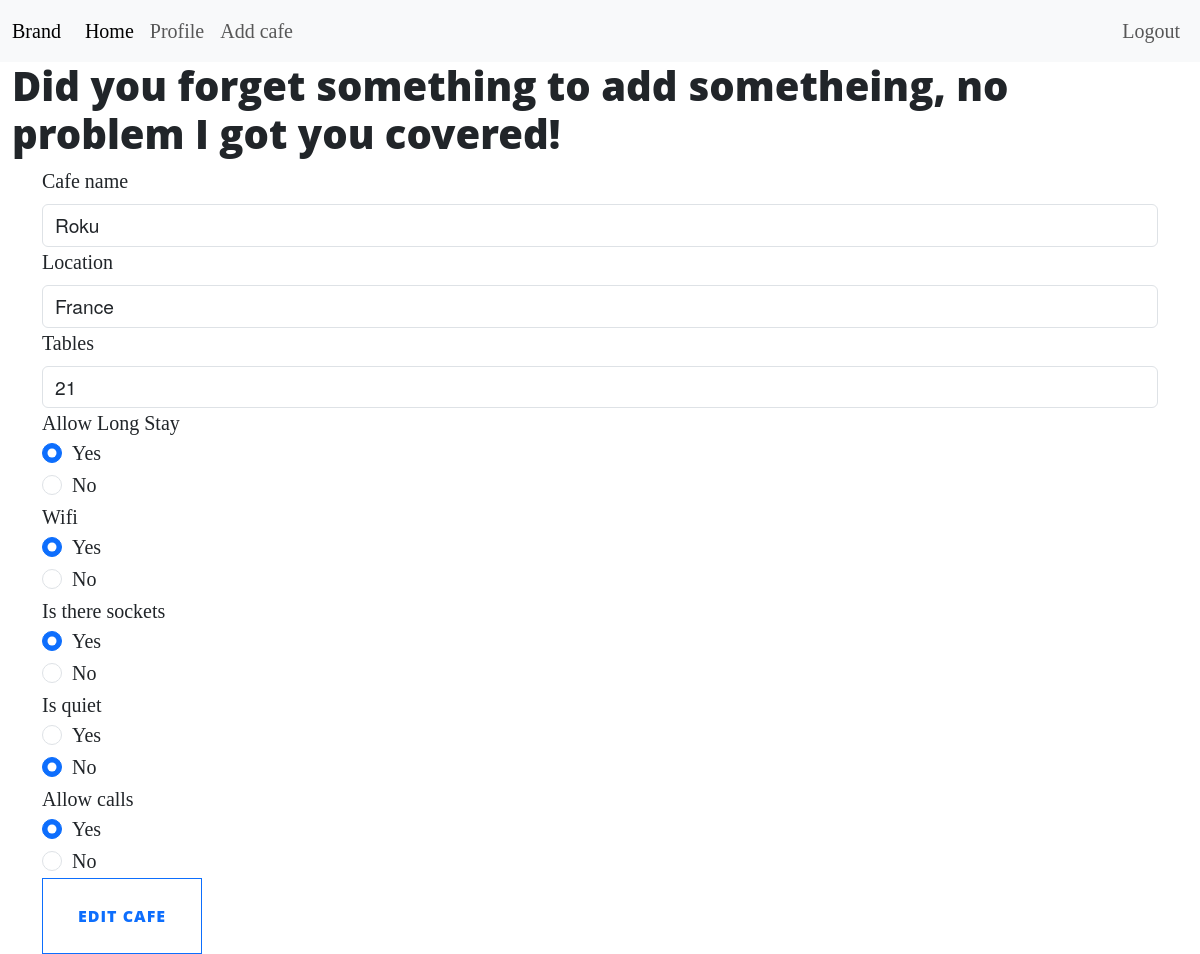
Page /edit-cafe/1 (signed in) on the committed database.
### project/models/cafe.py (models this page shows, shortened)
class Cafe(db.Model, UserMixin):
    __tablename__ = "cafes"
    id = db.Column(db.Integer, primary_key=True)
    name = db.Column(db.String(100), nullable=False)
    location = db.Column(db.String(100), nullable=False)
    tables_quantity = db.Column(db.String(100), nullable=False)
    long_stay = db.Column(db.String(3), nullable=False)
    has_wifi = db.Column(db.String(3), nullable=False)
    has_sockets = db.Column(db.String(3), nullable=False)
    is_quiet = db.Column(db.String(3), nullable=False)
    is_allow_calls = db.Column(db.String(3), nullable=False)
    creator_id = db.Column(db.Integer, db.ForeignKey("users.id"))
    comments = db.relationship("Comment", backref="cafes", lazy=True)

### project/routes/cafe_view.py (the view, shortened to what this page needs)
@cafe.route("/edit-cafe/<int:id>", methods=["GET", "POST"])
@login_required
def edit_cafe(id):
    cafe = db.session.execute(db.select(Cafe).where(Cafe.id == id)).scalar()
    edit_form = EditCafeForm(
        name=cafe.name,
        location=cafe.location,
        tables_quantity=cafe.tables_quantity,
        long_stay=cafe.long_stay,
        wifi=cafe.has_wifi,
        sockets=cafe.has_sockets,
        quiet=cafe.is_quiet,
        calls=cafe.is_allow_calls,
    )
    return render_template("edit.html", form=edit_form, cafe=cafe)

### project/forms.py
class EditCafeForm(FlaskForm):
    name = StringField("Cafe name", validators=[DataRequired()])
    location = StringField("Location", validators=[DataRequired()])
    tables_quantity = IntegerField("Tables", validators=[DataRequired()])
    long_stay = RadioField("Allow Long Stay", validators=[DataRequired()], choices=["Yes", "No"])
    wifi = RadioField("Wifi", validators=[DataRequired()], choices=["Yes", "No"])
    sockets = RadioField("Is there sockets", validators=[DataRequired()], choices=["Yes", "No"])
    quiet = RadioField("Is quiet", validators=[DataRequired()], choices=["Yes", "No"])
    calls = RadioField("Allow calls", validators=[DataRequired()], choices=["Yes", "No"])
    submit = SubmitField("Edit cafe")

### project/routes/user_view.py (called while the page is built)
@login_manager.user_loader
def load_user(user_id):
    return db.session.execute(db.select(User).where(User.id == int(user_id))).scalar()

### project/templates/cafe/edit.html (shortened to what this page needs)
{% extends 'base.html'  %}
{% block content %}
<h1>Did you forget something to add sometheing, no problem I got you covered!</h1>
<div class="container">
	<form action="{{ url_for('cafe.edit_cafe', id=cafe.id) }}" method="post" novalidate>
		<div class="form-group">
			{{ form.name.label(class="form-label") }}
			{{ form.name(class="form-control") }}
		</div>
		<div class="form-group">
			{{ form.location.label(class="form-label") }}
			{{ form.location(class="form-control") }}
		</div>
		<div class="form-group">
			{{ form.tables_quantity.label(class="form-label") }}
			{{ form.tables_quantity(class="form-control") }}
		</div>
		<div class="">
			{{ form.long_stay.label }}
			{% for subfield in form.long_stay %}
			<div class="form-check">
				{{ subfield.label(class="form-check-label") }}
				{{ subfield(class="form-check-input") }}
			</div>
			{% endfor %}
		</div>
		<div class="">
			{{ form.wifi.label }}
			{% for subfield in form.wifi %}
			<div class="form-check">
				{{ subfield.label(class="form-check-label") }}
				{{ subfield(class="form-check-input") }}
			</div>
			{% endfor %}
		</div>
		<div class="">
			{{ form.sockets.label }}
			{% for subfield in form.sockets %}
			<div class="form-check">
				{{ subfield.label(class="form-check-label") }}
				{{ subfield(class="form-check-input") }}
			</div>
			{% endfor %}
		</div>
		<div class="">
			{{ form.quiet.label }}
			{% for subfield in form.quiet %}
			<div class="form-check">
				{{ subfield.label(class="form-check-label") }}
				{{ subfield(class="form-check-input") }}
			</div>
			{% endfor %}
		</div>
		<div class="">
			{{ form.calls.label }}
			{% for subfield in form.calls %}
			<div class="form-check">
				{{ subfield.label(class="form-check-label") }}
				{{ subfield(class="form-check-input") }}
			</div>
			{% endfor %}
		</div>
		{{ form.submit(class="btn btn-outline-primary btn-lg") }}
	</form>
</div>
{% endblock %}

### project/static/assets/css/styles.css (style rules this page uses)
body { font-size: 20px; color: #212529; font-family: 'Lora', 'Times New Roman', serif; }
h1, h2, h3, h4, h5, h6 { font-weight: 800; font-family: 'Open Sans', 'Helvetica Neue', Helvetica, Arial, sans-serif; }
.form-control { font-size: 1.2rem; font-family: "Helvetica Neue",Helvetica,Arial,sans-serif; }
.btn { font-size: 14px; font-weight: 800; padding: 15px 25px; letter-spacing: 1px; text-transform: uppercase; border-radius: 0; font-family: 'Open Sans', 'Helvetica Neue', Helvetica, Arial, sans-serif; }
.btn-lg { font-size: 16px; padding: 25px 35px; }

### rows in the picture
Cafe: name "Roku", location "France", tables_quantity "21"

### other values in the picture
{{ subfield.label(class="form-check-label") }} "Yes" "No"
